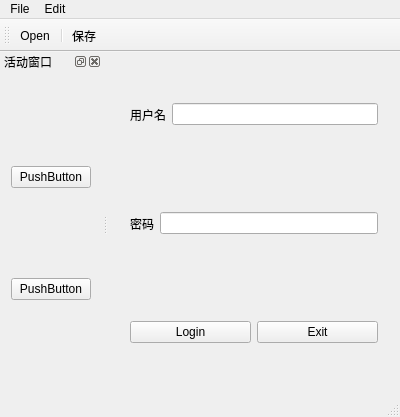
<?xml version="1.0" encoding="UTF-8"?>
<ui version="4.0">
 <class>MainWindow</class>
 <widget class="QMainWindow" name="MainWindow">
  <property name="geometry">
   <rect>
    <x>0</x>
    <y>0</y>
    <width>400</width>
    <height>417</height>
   </rect>
  </property>
  <property name="windowTitle">
   <string>MainWindow</string>
  </property>
  <widget class="QWidget" name="centralWidget">
   <layout class="QVBoxLayout" name="verticalLayout">
    <item>
     <widget class="QWidget" name="widget" native="true">
      <layout class="QHBoxLayout" name="horizontalLayout">
       <item>
        <widget class="QLabel" name="labelUserName">
         <property name="text">
          <string>用户名</string>
         </property>
        </widget>
       </item>
       <item>
        <widget class="QLineEdit" name="lineEdit_UserName"/>
       </item>
      </layout>
     </widget>
    </item>
    <item>
     <widget class="QWidget" name="widget_2" native="true">
      <layout class="QHBoxLayout" name="horizontalLayout_2">
       <item>
        <widget class="QLabel" name="labelUserPwd">
         <property name="text">
          <string>密码</string>
         </property>
        </widget>
       </item>
       <item>
        <widget class="QLineEdit" name="lineEdit_UserPwd"/>
       </item>
      </layout>
     </widget>
    </item>
    <item>
     <widget class="QWidget" name="widget_3" native="true">
      <layout class="QHBoxLayout" name="horizontalLayout_3">
       <item>
        <widget class="QPushButton" name="pushButton_Login">
         <property name="text">
          <string>Login</string>
         </property>
        </widget>
       </item>
       <item>
        <widget class="QPushButton" name="pushButton_Exit">
         <property name="text">
          <string>Exit</string>
         </property>
        </widget>
       </item>
      </layout>
     </widget>
    </item>
   </layout>
  </widget>
  <widget class="QMenuBar" name="menuBar">
   <property name="geometry">
    <rect>
     <x>0</x>
     <y>0</y>
     <width>400</width>
     <height>26</height>
    </rect>
   </property>
   <widget class="QMenu" name="menuFile">
    <property name="title">
     <string>File</string>
    </property>
    <addaction name="actionOpen"/>
    <addaction name="actionNew"/>
    <addaction name="actionSave"/>
    <addaction name="actionImgMenu"/>
   </widget>
   <widget class="QMenu" name="menuEdit">
    <property name="title">
     <string>Edit</string>
    </property>
    <addaction name="actionCut"/>
    <addaction name="actionPause"/>
   </widget>
   <addaction name="menuFile"/>
   <addaction name="menuEdit"/>
  </widget>
  <widget class="QToolBar" name="mainToolBar">
   <attribute name="toolBarArea">
    <enum>TopToolBarArea</enum>
   </attribute>
   <attribute name="toolBarBreak">
    <bool>false</bool>
   </attribute>
   <addaction name="actionOpen"/>
   <addaction name="separator"/>
   <addaction name="actionSave"/>
  </widget>
  <widget class="QStatusBar" name="statusBar"/>
  <widget class="QDockWidget" name="dockWidget_fooWindow">
   <property name="floating">
    <bool>true</bool>
   </property>
   <property name="windowTitle">
    <string>活动窗口</string>
   </property>
   <attribute name="dockWidgetArea">
    <number>1</number>
   </attribute>
   <widget class="QWidget" name="dockWidgetContents">
    <layout class="QVBoxLayout" name="verticalLayout_2">
     <item>
      <widget class="QPushButton" name="pushButton_2">
       <property name="text">
        <string>PushButton</string>
       </property>
      </widget>
     </item>
     <item>
      <widget class="QPushButton" name="pushButton">
       <property name="text">
        <string>PushButton</string>
       </property>
      </widget>
     </item>
    </layout>
   </widget>
  </widget>
  <action name="actionOpen">
   <property name="text">
    <string>Open</string>
   </property>
  </action>
  <action name="actionCut">
   <property name="text">
    <string>Cut</string>
   </property>
  </action>
  <action name="actionPause">
   <property name="text">
    <string>Pause</string>
   </property>
  </action>
  <action name="actionNew">
   <property name="text">
    <string>New</string>
   </property>
  </action>
  <action name="actionSave">
   <property name="text">
    <string>保存</string>
   </property>
  </action>
  <action name="actionImgMenu">
   <property name="text">
    <string>imgMenu</string>
   </property>
  </action>
 </widget>
 <layoutdefault spacing="6" margin="11"/>
 <resources/>
 <connections/>
</ui>
